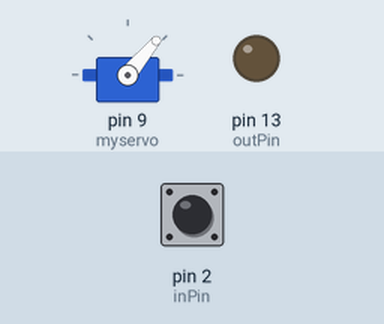
A sketch run on a simulated Arduino Uno, built with avr-gcc and run on an emulated ATmega328P. On the bench: servo, output pins drawn as LEDs (lit = HIGH). Inputs (shaded band) come from the test bench; at power-on: pin 2 (inPin) HIGH.

Above: at 1.2 s.
1.3 s: pin 2 (inPin) pulled LOW for 0.15 s
At 2.2 s:
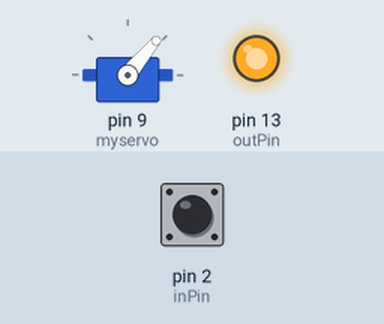
At 6.6 s:
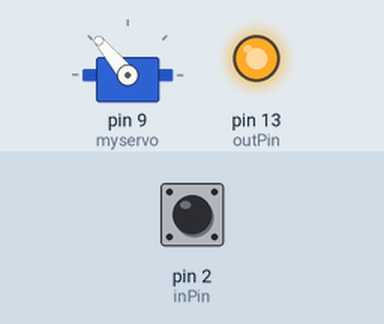
7.4 s: pin 2 (inPin) pulled LOW for 1 s
At 15.5 s:
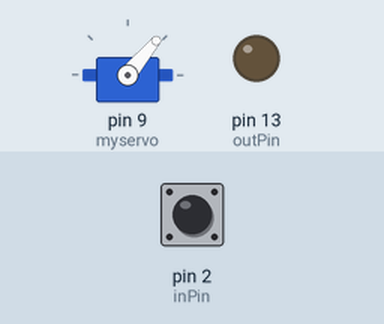
Timing chart, 0 to 16.4 s (numbered marks = the images above; inputs shaded):
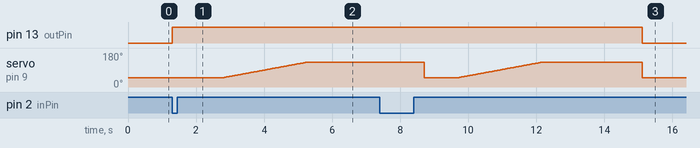

Measured:
- after the input at 1.3 s, pin 13 (outPin): LOW → HIGH at once; servo on pin 9 (myservo): moves from 50° to 130° over 2.4 s, starting after 1.5 s
- after the input at 7.4 s, pin 13 (outPin): HIGH → LOW after 7.7 s instead of 0.81 s

The sketch:

flowercode.ino
```cpp
#include <Servo.h>
Servo myservo;
int pos = 0;
int switchState = 0;

int inPin = 2; // the number of the input pin
int outPin = 13; // the number of the output pin

void setup()
{
  pinMode(inPin, INPUT);
  digitalWrite(inPin, HIGH); // turn on the built in pull-up resistor
  pinMode(outPin, OUTPUT);
  myservo.attach(9);  // attaches the servo on pin 9 to the servo object
}
void loop()
{
  switchState = digitalRead(inPin);
  if (switchState == LOW){
    digitalWrite(outPin, HIGH);
    delay(500);
    myservo.write(50);
    delay(1000);
    for(pos = 50; pos < 130; pos += 1)  // goes from 50 degrees to 130 degrees
    {                                  // in steps of 1 degree
      myservo.write(pos);              // tell servo to go to position in variable 'pos'
      delay(30);                       // waits 30ms for the servo to reach the position
    }
    myservo.write(130);
    delay(3000);
    digitalWrite(outPin, LOW);
  }
  if(switchState == HIGH) {
    myservo.write(50);
  }
}
```
